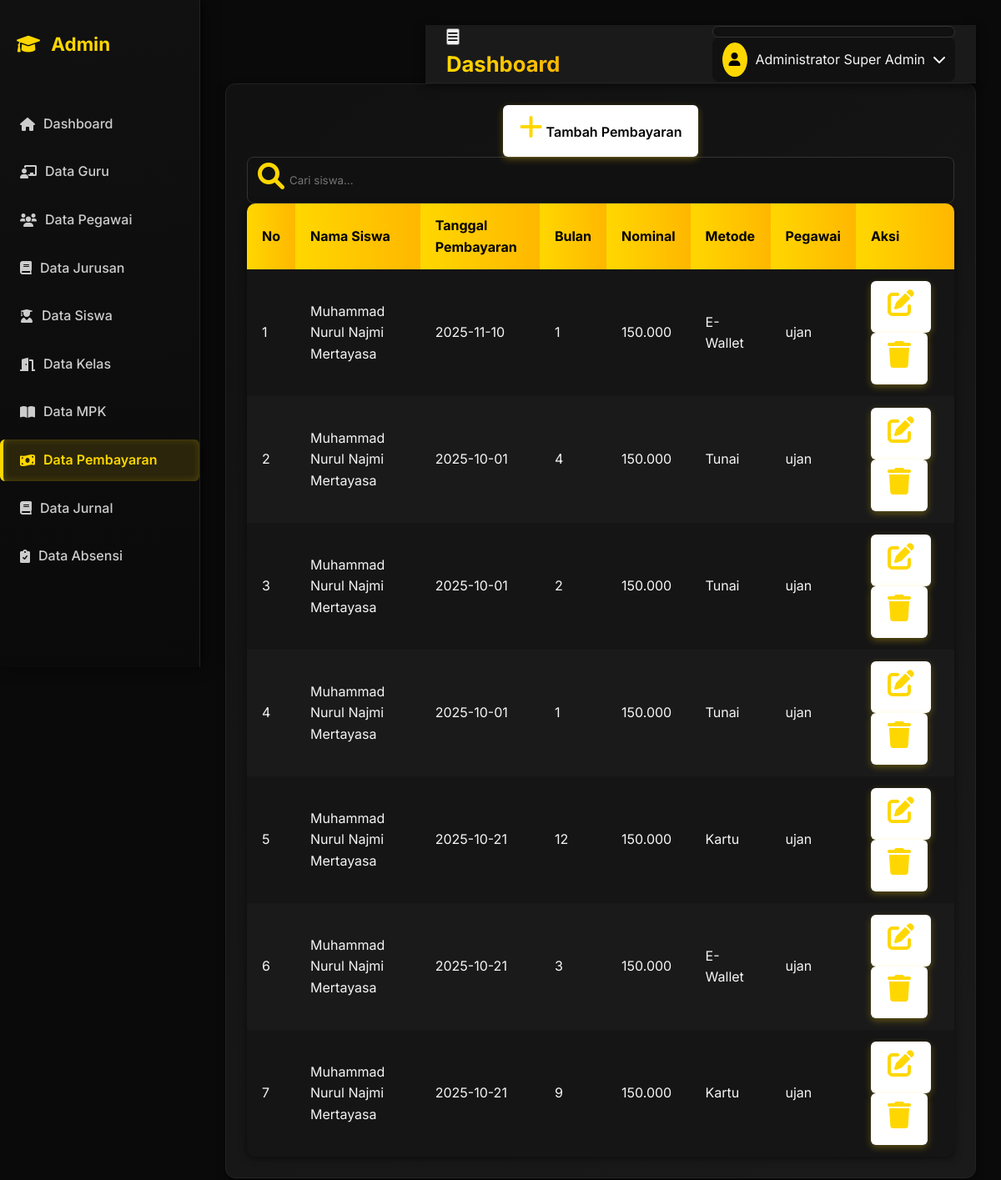
Screenshot of /Admin/index.php?page=spp with the database file from the repository.
### tables this page shows
CREATE TABLE `pembayaran` (
  `id_pembayaran` int NOT NULL,
  `id_siswa` int NOT NULL,
  `tgl_pembayaran` date NOT NULL,
  `bulan` int NOT NULL,
  `nominal` int NOT NULL,
  `metode` varchar(100) NOT NULL,
  `id_pegawai` int NOT NULL
);

CREATE TABLE `siswa` (
  `id_siswa` int NOT NULL,
  `nama_siswa` varchar(100) NOT NULL,
  `no_absen` int NOT NULL,
  `tgl_lahir` date NOT NULL,
  `alamat` text NOT NULL,
  `telepon` varchar(15) NOT NULL,
  `nis` int NOT NULL,
  `id_kelas` int NOT NULL
);

CREATE TABLE `pegawai` (
  `id_pegawai` int NOT NULL,
  `nama_pegawai` varchar(100) NOT NULL,
  `tgl_lahir` date NOT NULL,
  `alamat` text NOT NULL,
  `tlp` varchar(15) NOT NULL,
  `username` varchar(50) NOT NULL,
  `password` varchar(255) DEFAULT NULL
);

### Admin/spp.php (the view, shortened to what this page needs)
<?php
include "koneksi.php";
$cari = "";
if (isset($_GET['cari']) && $_GET['cari'] != "") {
    $cari = $_GET['cari'];
    $result = mysqli_query($koneksi,
        "SELECT p.*, s.nama_siswa, pg.nama_pegawai
        FROM pembayaran p
        LEFT JOIN siswa s ON p.id_siswa = s.id_siswa
        LEFT JOIN pegawai pg ON p.id_pegawai = pg.id_pegawai
        WHERE s.nama_siswa LIKE '%$cari%'
        ORDER BY p.id_pembayaran DESC"
    );
} else {
    $result = mysqli_query($koneksi,
        "SELECT p.*, s.nama_siswa, pg.nama_pegawai
        FROM pembayaran p
        LEFT JOIN siswa s ON p.id_siswa = s.id_siswa
        LEFT JOIN pegawai pg ON p.id_pegawai = pg.id_pegawai
        ORDER BY p.id_pembayaran DESC"
    );
}
?>
<div class="card">
    <div class="card-header">
        <div class="page-actions">
            <a href="spp_tambah.php" class="btn">
                <i class="fas fa-plus"></i> Tambah Pembayaran
            </a>
            <form method="get" action="">
                <div class="search-box">
                    <i class="fas fa-search"></i>
                    <input type="search" name="cari" placeholder="Cari siswa..." value="<?= htmlspecialchars($cari) ?>">
                </div>
            </form>
        </div>
    </div>
    <div class="card-body">
        <div class="table-container">
            <table class="table">
                <thead>
                    <tr>
                        <th>No</th>
                        <th>Nama Siswa</th>
                        <th>Tanggal Pembayaran</th>
                        <th>Bulan</th>
                        <th>Nominal</th>
                        <th>Metode</th>
                        <th>Pegawai</th>
                        <th>Aksi</th>
                    </tr>
                </thead>
                <tbody>
                <?php
                $no = 1;
                if (mysqli_num_rows($result) > 0) {
                    while ($row = mysqli_fetch_assoc($result)) { ?>
                        <tr>
                            <td><?= $no++ ?></td>
                            <td><?= $row['nama_siswa'] ?: '-' ?></td>
                            <td><?= $row['tgl_pembayaran'] ?: '-' ?></td>
                            <td><?= $row['bulan'] ?: '-' ?></td>
                            <td><?= number_format($row['nominal'], 0, ',', '.') ?: '-' ?></td>
                            <td><?= $row['metode'] ?: '-' ?></td>
                            <td><?= $row['nama_pegawai'] ?: '-' ?></td>
                            <td>
                                <a href="spp_edit.php?id=<?= $row['id_pembayaran'] ?>" class="btn btn-sm btn-warning">
                                    <i class="fas fa-edit"></i>
                                </a>
                                <a href="spp_hapus.php?id=<?= $row['id_pembayaran'] ?>"
                                class="btn btn-sm btn-danger"
                                onclick="return confirm('Yakin ingin menghapus data pembayaran ini?')">
                                <i class="fas fa-trash"></i>
                                </a>
                            </td>
                        </tr>
                <?php }
                } else { ?>
                    <tr>
                        <td colspan="8" class="text-center text-muted">⚠️ Data pembayaran tidak ditemukan</td>
                    </tr>
                <?php } ?>
                </tbody>
            </table>
        </div>
    </div>
</div>

### Admin/index.php (shortened to what this page needs)
<!DOCTYPE html>
<html lang="id">
<head>
    <link rel="stylesheet" href="style.css?v2">
    <link href="https://cdnjs.cloudflare.com/ajax/libs/font-awesome/6.0.0/css/all.min.css" rel="stylesheet">
</head>
<body>
    <div class="container">
        <nav class="sidebar" id="sidebar">
            <div class="sidebar-header">
                <div class="logo">
                    <i class="fas fa-graduation-cap"></i>
                    <span>Admin</span>
                </div>
            </div>
            <div class="sidebar-menu">
                <ul>
                    <li class="active">
                        <a href="?page=home">
                            <i class="fas fa-home"></i>
                            <span>Dashboard</span>
                        </a>
                    </li>
                    <li>
                        <a href="?page=guru">
                            <i class="fas fa-chalkboard-teacher"></i>
                            <span>Data Guru</span>
                        </a>
                    </li>
                    <li>
                        <a href="?page=pegawai">
                            <i class="fas fa-users"></i>
                            <span>Data Pegawai</span>
                        </a>
                    </li>
                    <li>
                        <a href="?page=jurusan">
                            <i class="fas fa-book"></i>
                            <span>Data Jurusan</span>
                        </a>
                    </li>
                    <li>
                        <a href="?page=siswa">
                            <i class="fas fa-user-graduate"></i>
                            <span>Data Siswa</span>
                        </a>
                    </li>
                    <li>
                        <a href="?page=kelas">
                            <i class="fas fa-door-open"></i>
                            <span>Data Kelas</span>
                        </a>
                    </li>
                    <li>
                        <a href="?page=mpk">
                            <i class="fas fa-book-open"></i>
                            <span>Data MPK</span>
                        </a>
                    </li>
                    <li>
                        <a href="?page=spp">
                            <i class="fas fa-money-bill-wave"></i>
                            <span>Data Pembayaran</span>
                        </a>
                    </li>
                    <li>
                        <a href="?page=jurnal">
                            <i class="fas fa-book"></i>
                            <span>Data Jurnal</span>
                        </a>
                    </li>
                    <li>
                        <a href="?page=absensi">
                            <i class="fas fa-clipboard-check"></i>
                            <span>Data Absensi</span>
                        </a>
                </ul>
            </div>
        </nav>
        <main class="main-content">
            <header class="header">
                <div class="header-left">
                    <button class="menu-toggle" id="menuToggle">
                        <i class="fas fa-bars"></i>
                    </button>
                    <h1 class="page-title">
                    </h1>
                </div>
                <div class="header-right">
                    <div class="search-box">
                    </div>
                        <div class="user-menu">
                            <div class="user-avatar">
                            <i class="fas fa-user"></i>
                        </div>
                        <div class="user-info">
                            <span class="user-name">Administrator</span>
                            <span class="user-role">Super Admin</span>
                        </div>
                        <div class="dropdown-arrow">
                            <i class="fas fa-chevron-down"></i>
                        </div>
                    </div>
                </div>
            </header>
            <div class="content">
                <?php
                    $page = isset($_GET['page']) ? $_GET['page'] : 'home';
                    switch($page) {
                        case 'spp':
                            if(file_exists('spp.php')) {
                                include 'spp.php';
                            } else {
                                echo '<div class="error-message">File pembayaran.php tidak ditemukan</div>';
                            }
                            break;
                    }
                ?>
            </div>
        </main>
    </div>
</body>
</html>

### Admin/style.css (style rules this page uses)
* { margin: 0; padding: 0; box-sizing: border-box; font-family: 'Inter', sans-serif; }
html { scroll-behavior: smooth; }
body { background: #0a0a0a; color: #f5f5f5; line-height: 1.6; min-height: 100vh; overflow-x: hidden; }
a, button, .card, .sidebar, .header, .user-menu, .btn { transition: all 0.3s ease; }
.sidebar { width: 240px; background: linear-gradient(180deg, #111, #0a0a0a); height: 100vh; position: fixed; top: 0; left: 0; padding: 20px 0; display: flex; flex-direction: column; border-right: 1px solid #222; box-shadow: 4px 0 15px rgba(0,0,0,0.6); z-index: 200; transform: translateX(0); overflow-y: auto; overflow-x: hidden; scrollbar-width: thin; scrollbar-color: rgba(255,215,0,0.4) transparent; }
.sidebar-header { display: flex; align-items: center; justify-content: space-between; padding: 15px 20px; font-size: 1.4rem; font-weight: 700; color: #FFD700; flex-wrap: wrap; }
.sidebar-header .logo i { color: #FFD700; margin-right: 8px; }
.sidebar-menu { margin-top: 30px; flex-grow: 1; }
.sidebar-menu ul { list-style: none; }
.sidebar-menu li { margin: 8px 0; }
.sidebar-menu a { display: flex; align-items: center; gap: 10px; padding: 12px 20px; color: #ccc; text-decoration: none; border-left: 4px solid transparent; border-radius: 6px; font-weight: 500; white-space: nowrap; }
.sidebar-menu a:hover, .sidebar-menu li.active a { background: rgba(255,215,0,0.12); color: #FFD700; border-left: 4px solid #FFD700; font-weight: 600; box-shadow: inset 0 0 10px rgba(255,215,0,0.2); }
.header { margin-left: 240px; height: 70px; background: #1a1a1a; display: flex; justify-content: space-between; align-items: center; padding: 0 25px; border-bottom: 1px solid #222; box-shadow: 0 3px 10px rgba(0,0,0,0.6); position: sticky; top: 0; z-index: 100; flex-wrap: wrap; }
.page-title { font-size: 1.6rem; font-weight: 700; background: linear-gradient(90deg, #FFD700, #ffb700); background-clip: text; -webkit-background-clip: text; color: transparent; -webkit-text-fill-color: transparent; }
.search-box { background: #111; padding: 6px 12px; border-radius: 8px; display: flex; align-items: center; border: 1px solid #333; transition: 0.3s; }
.search-box input { border: none; outline: none; background: transparent; color: #FFD700; margin-left: 6px; width: 140px; min-width: 80px; }
.user-menu { display: flex; align-items: center; gap: 10px; background: #111; padding: 6px 12px; border-radius: 8px; cursor: pointer; min-width: 90px; justify-content: center; }
.user-avatar { background: #FFD700; color: #000; border-radius: 50%; padding: 8px; font-size: 1rem; }
.main-content { margin-left: 240px; padding: 30px; min-height: 100vh; background: #0a0a0a; }
.card { background: linear-gradient(145deg, #111, #1a1a1a); border-radius: 12px; padding: 25px; border: 1px solid #222; text-align: center; box-shadow: 0 4px 10px rgba(0,0,0,0.5); transform: translateY(0); }
.card i { font-size: 2rem; color: #FFD700; margin-bottom: 10px; }
.table { width: 100%; border-collapse: collapse; overflow: hidden; border-radius: 10px; background: #111; box-shadow: 0 2px 10px rgba(0,0,0,0.5); }
.table th, .table td { padding: 14px 18px; text-align: left; }
.table th { background: linear-gradient(90deg, #FFD700, #ffb700); color: #000; font-weight: 700; }
.table tr:nth-child(even) { background: #1a1a1a; }
.table tr:nth-child(odd) { background: #151515; }
.btn { display: inline-block; padding: 10px 20px; background: linear-gradient(90deg, #ffffff, #ffffff); color: #000; font-weight: 600; text-decoration: none; border-radius: 6px; box-shadow: 0 3px 8px rgba(255,215,0,0.3); }

### rows the page displays
pembayaran: id_siswa.nama_siswa "Muhammad Nurul Najmi Mertayasa", tgl_pembayaran "2025-11-10", bulan "1", nominal "150.000", metode "E-Wallet", id_pegawai.nama_pegawai "ujan"
pembayaran: id_siswa.nama_siswa "Muhammad Nurul Najmi Mertayasa", tgl_pembayaran "2025-10-01", bulan "4", nominal "150.000", metode "Tunai", id_pegawai.nama_pegawai "ujan"
pembayaran: id_siswa.nama_siswa "Muhammad Nurul Najmi Mertayasa", tgl_pembayaran "2025-10-01", bulan "2", nominal "150.000", metode "Tunai", id_pegawai.nama_pegawai "ujan"
pembayaran: id_siswa.nama_siswa "Muhammad Nurul Najmi Mertayasa", tgl_pembayaran "2025-10-01", bulan "1", nominal "150.000", metode "Tunai", id_pegawai.nama_pegawai "ujan"
pembayaran: id_siswa.nama_siswa "Muhammad Nurul Najmi Mertayasa", tgl_pembayaran "2025-10-21", bulan "12", nominal "150.000", metode "Kartu", id_pegawai.nama_pegawai "ujan"
pembayaran: id_siswa.nama_siswa "Muhammad Nurul Najmi Mertayasa", tgl_pembayaran "2025-10-21", bulan "3", nominal "150.000", metode "E-Wallet", id_pegawai.nama_pegawai "ujan"
pembayaran: id_siswa.nama_siswa "Muhammad Nurul Najmi Mertayasa", tgl_pembayaran "2025-10-21", bulan "9", nominal "150.000", metode "Kartu", id_pegawai.nama_pegawai "ujan"
